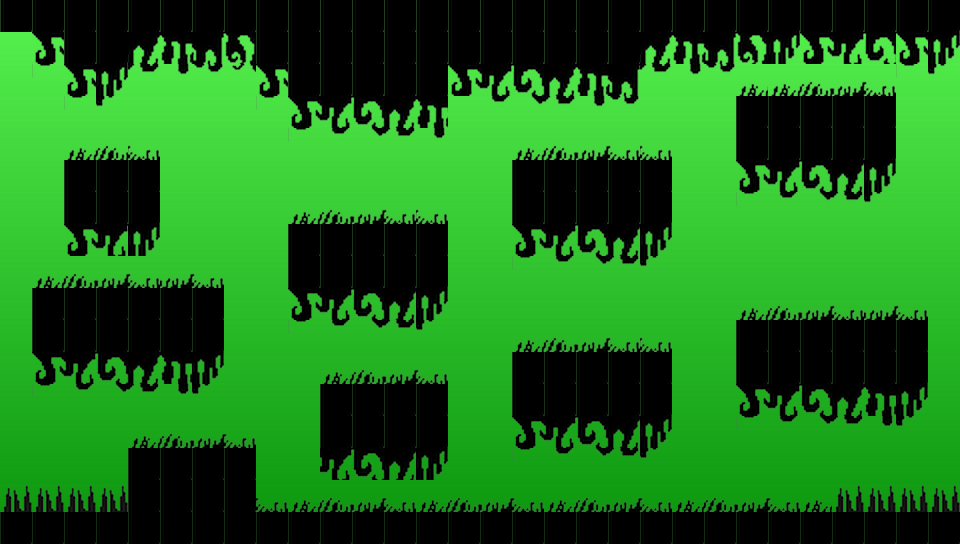

This game map was drawn from its Tiled (.tmx) file and the tilesets committed beside it. A one-line description and the trimmed map source follow:
An orthogonal 30x17 tile map with 32x32 px tiles, 1 tile layer (GroundTilesLayer), 7 tilesets, 1 image layer and 16 objects.

<map version="1.5" tiledversion="1.5.0" orientation="orthogonal" renderorder="right-down" width="30" height="17" tilewidth="32" tileheight="32" infinite="0" nextlayerid="11" nextobjectid="69">
 <tileset firstgid="1" name="Ground" tilewidth="32" tileheight="32" tilecount="7" columns="7">
  <image source="ground-tile-set.png" trans="ff00ff" width="224" height="32" />
 </tileset>
 <tileset firstgid="8" name="Grass" tilewidth="32" tileheight="32" tilecount="5" columns="5">
  <image source="grass-tile-set.png" trans="ff00ff" width="160" height="32" />
 </tileset>
 <tileset firstgid="13" name="Tree1" tilewidth="32" tileheight="32" tilecount="12" columns="2">
  <image source="t1-tile-set.png" trans="ff00ff" width="64" height="192" />
 </tileset>
 <tileset firstgid="25" name="Tree2" tilewidth="32" tileheight="32" tilecount="12" columns="2">
  <image source="t2-tile-set.png" trans="ff00ff" width="64" height="192" />
 </tileset>
 <tileset firstgid="37" name="Lumps1" tilewidth="32" tileheight="32" tilecount="17" columns="17">
  <image source="lp1-tile-set.png" trans="ff00ff" width="544" height="32" />
 </tileset>
 <tileset firstgid="54" name="Lumps2" tilewidth="32" tileheight="32" tilecount="17" columns="17">
  <image source="lp2-tile-set.png" trans="ff00ff" width="544" height="32" />
 </tileset>
 <tileset firstgid="71" name="Lumps3" tilewidth="32" tileheight="32" tilecount="17" columns="17">
  <image source="lp3-tile-set.png" trans="ff00ff" width="544" height="32" />
 </tileset>
 <imagelayer id="2" name="BackgroundImageLayer" locked="1">
  <image source="bg1.png" width="960" height="544" />
 </imagelayer>
 <layer id="1" name="GroundTilesLayer" width="30" height="17">
  <data>[510 cells, 357 non-empty, 22 distinct tile ids]</data>
 </layer>
 <objectgroup id="7" name="GroundObjectsLayer" locked="1">
  <object id="53" x="0" y="0" width="960" height="32" />
  <object id="54" x="64" y="32" width="64" height="32" />
  <object id="55" x="256" y="32" width="384" height="32" />
  <object id="56" x="288" y="64" width="160" height="32" />
  <object id="57" x="64" y="160" width="96" height="64" />
  <object id="58" x="32" y="288" width="192" height="64" />
  <object id="59" x="288" y="224" width="160" height="64" />
  <object id="60" x="512" y="160" width="160" height="64" />
  <object id="61" x="736" y="96" width="160" height="64" />
  <object id="62" x="736" y="320" width="192" height="64" />
  <object id="63" x="512" y="352" width="160" height="64" />
  <object id="64" x="320" y="384" width="128" height="64" />
  <object id="65" x="0" y="512" width="960" height="32" />
  <object id="66" x="128" y="448" width="128" height="64" />
 </objectgroup>
 <objectgroup id="8" name="SpikesObjectsLayer" locked="1">
  <object id="67" x="0" y="480" width="128" height="32" />
  <object id="68" x="832" y="480" width="128" height="32" />
 </objectgroup>
 <objectgroup id="9" name="CrumbleObjectsLayer" locked="1" />
 <objectgroup id="10" name="ChangeEnemyDirectionObjectsLayer" locked="1" />
</map>